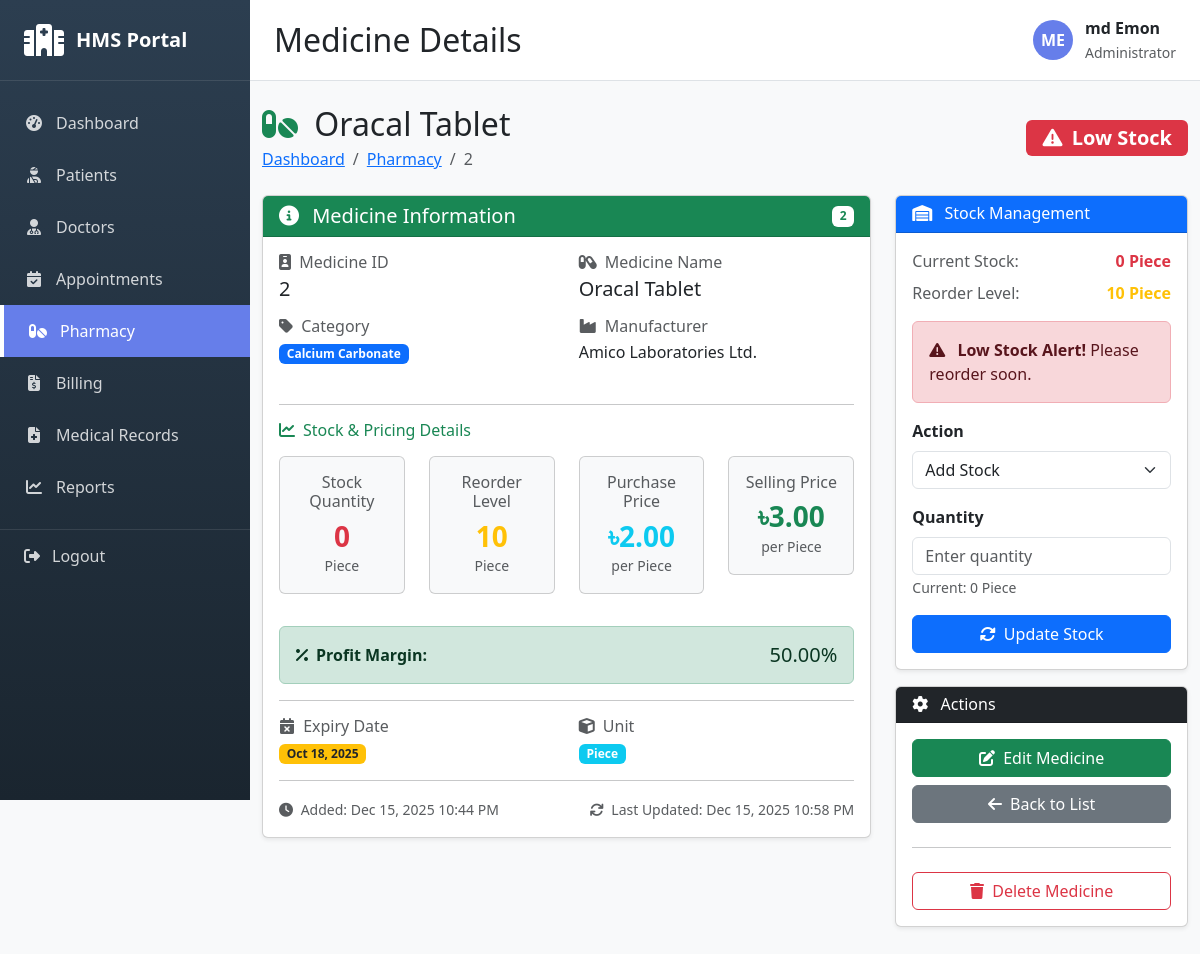
The page /pharmacy/2/ (signed in) on the database its author committed.
### pharmacy/models.py (models this page shows, shortened)
class Medicine(models.Model):
    UNIT_CHOICES = [
        ('Piece', 'Piece'),
        ('Box', 'Box'),
        ('Bottle', 'Bottle'),
        ('Strip', 'Strip'),
        ('Vial', 'Vial'),
        ('Tube', 'Tube'),
    ]
    medicine_id = models.CharField(max_length=50, unique=True)
    name = models.CharField(max_length=200)
    category = models.CharField(max_length=100)
    manufacturer = models.CharField(max_length=200)
    description = models.TextField(blank=True)
    stock_quantity = models.IntegerField(default=0)
    unit = models.CharField(max_length=50, choices=UNIT_CHOICES)
    expiry_date = models.DateField()
    purchase_price = models.DecimalField(max_digits=10, decimal_places=2)
    selling_price = models.DecimalField(max_digits=10, decimal_places=2)
    reorder_level = models.IntegerField(default=10)
    created_at = models.DateTimeField(auto_now_add=True)
    updated_at = models.DateTimeField(auto_now=True)
    @property
    def is_low_stock(self):
        return self.stock_quantity <= self.reorder_level
    @property
    def profit_margin(self):
        if self.purchase_price > 0:
            return ((self.selling_price - self.purchase_price) / self.purchase_price) * 100
        return 0
    class Meta:
        ordering = ['-created_at']

### pharmacy/views.py (the view)
# urls.py: path('<int:pk>/', views.medicine_detail, name='medicine_detail'),
@login_required
def medicine_detail(request, pk):
    medicine = get_object_or_404(Medicine, pk=pk)
    return render(request, 'pharmacy/medicine_detail.html', {'medicine': medicine})

### templates/pharmacy/medicine_detail.html (shortened to what this page needs)
{% extends 'base.html' %}
{% block page_title %}Medicine Details{% endblock %}
{% block content %}
<div class="container-fluid py-4">
    <div class="d-flex justify-content-between align-items-center mb-4">
        <div>
            <h2 class="mb-1">
                <i class="fas fa-pills text-success me-2"></i>
                {{ medicine.name }}
            </h2>
            <nav aria-label="breadcrumb">
                <ol class="breadcrumb mb-0">
                    <li class="breadcrumb-item"><a href="{% url 'dashboard' %}">Dashboard</a></li>
                    <li class="breadcrumb-item"><a href="{% url 'pharmacy:medicine_list' %}">Pharmacy</a></li>
                    <li class="breadcrumb-item active">{{ medicine.medicine_id }}</li>
                </ol>
            </nav>
        </div>
        <div>
            {% if medicine.is_low_stock %}
            <span class="badge bg-danger fs-5 px-3 py-2">
                <i class="fas fa-exclamation-triangle me-1"></i> Low Stock
            </span>
            {% else %}
            <span class="badge bg-success fs-5 px-3 py-2">
                <i class="fas fa-check-circle me-1"></i> In Stock
            </span>
            {% endif %}
        </div>
    </div>
    <div class="row">
        <div class="col-lg-8 mb-4">
            <div class="card shadow-sm">
                <div class="card-header bg-success text-white d-flex justify-content-between align-items-center">
                    <h5 class="mb-0">
                        <i class="fas fa-info-circle me-2"></i>
                        Medicine Information
                    </h5>
                    <span class="badge bg-white text-success">{{ medicine.medicine_id }}</span>
                </div>
                <div class="card-body">
                    <div class="row mb-4">
                        <div class="col-md-6 mb-3">
                            <h6 class="text-muted mb-1">
                                <i class="fas fa-id-badge me-1"></i> Medicine ID
                            </h6>
                            <p class="h5 mb-0">{{ medicine.medicine_id }}</p>
                        </div>
                        <div class="col-md-6 mb-3">
                            <h6 class="text-muted mb-1">
                                <i class="fas fa-capsules me-1"></i> Medicine Name
                            </h6>
                            <p class="h5 mb-0">{{ medicine.name }}</p>
                        </div>
                        <div class="col-md-6 mb-3">
                            <h6 class="text-muted mb-1">
                                <i class="fas fa-tag me-1"></i> Category
                            </h6>
                            <p class="mb-0"><span class="badge bg-primary">{{ medicine.category }}</span></p>
                        </div>
                        <div class="col-md-6 mb-3">
                            <h6 class="text-muted mb-1">
                                <i class="fas fa-industry me-1"></i> Manufacturer
                            </h6>
                            <p class="mb-0">{{ medicine.manufacturer }}</p>
                        </div>
                    </div>
                    <hr>
                    <h6 class="text-success mb-3">
                        <i class="fas fa-chart-line me-2"></i>Stock & Pricing Details
                    </h6>
                    <div class="row mb-3">
                        <div class="col-md-3 mb-3">
                            <div class="card bg-light">
                                <div class="card-body text-center">
                                    <h6 class="text-muted mb-2">Stock Quantity</h6>
                                    <h3 class="mb-0 {% if medicine.is_low_stock %}text-danger{% else %}text-success{% endif %}">
                                        {{ medicine.stock_quantity }}
                                    </h3>
                                    <small class="text-muted">{{ medicine.unit }}</small>
                                </div>
                            </div>
                        </div>
                        <div class="col-md-3 mb-3">
                            <div class="card bg-light">
                                <div class="card-body text-center">
                                    <h6 class="text-muted mb-2">Reorder Level</h6>
                                    <h3 class="mb-0 text-warning">{{ medicine.reorder_level }}</h3>
                                    <small class="text-muted">{{ medicine.unit }}</small>
                                </div>
                            </div>
                        </div>
                        <div class="col-md-3 mb-3">
                            <div class="card bg-light">
                                <div class="card-body text-center">
                                    <h6 class="text-muted mb-2">Purchase Price</h6>
                                    <h3 class="mb-0 text-info">৳{{ medicine.purchase_price }}</h3>
                                    <small class="text-muted">per {{ medicine.unit }}</small>
                                </div>
                            </div>
                        </div>
                        <div class="col-md-3 mb-3">
                            <div class="card bg-light">
                                <div class="card-body text-center">
                                    <h6 class="text-muted mb-2">Selling Price</h6>
                                    <h3 class="mb-0 text-success">৳{{ medicine.selling_price }}</h3>
                                    <small class="text-muted">per {{ medicine.unit }}</small>
                                </div>
                            </div>
                        </div>
                    </div>
                    <div class="alert alert-success">
                        <div class="d-flex justify-content-between align-items-center">
                            <span><i class="fas fa-percentage me-2"></i><strong>Profit Margin:</strong></span>
                            <span class="h5 mb-0">{{ medicine.profit_margin|floatformat:2 }}%</span>
                        </div>
                    </div>
                    <hr>
                    <div class="row mb-3">
                        <div class="col-md-6">
                            <h6 class="text-muted mb-1">
                                <i class="fas fa-calendar-times me-1"></i> Expiry Date
                            </h6>
                            <p class="mb-0">
                                <span class="badge bg-warning text-dark">
                                    {{ medicine.expiry_date|date:"M d, Y" }}
                                </span>
                            </p>
                        </div>
                        <div class="col-md-6">
                            <h6 class="text-muted mb-1">
                                <i class="fas fa-cube me-1"></i> Unit
                            </h6>
                            <p class="mb-0"><span class="badge bg-info">{{ medicine.unit }}</span></p>
                        </div>
                    </div>
                    <hr>
                    <div class="row">
                        <div class="col-md-6">
                            <small class="text-muted">
                                <i class="fas fa-clock me-1"></i>
                                Added: {{ medicine.created_at|date:"M d, Y h:i A" }}
                            </small>
                        </div>
                        <div class="col-md-6 text-end">
                            <small class="text-muted">
                                <i class="fas fa-sync me-1"></i>
                                Last Updated: {{ medicine.updated_at|date:"M d, Y h:i A" }}
                            </small>
                        </div>
                    </div>
                </div>
            </div>
        </div>
        <div class="col-lg-4 mb-4">
            <div class="card shadow-sm mb-3">
                <div class="card-header bg-primary text-white">
                    <h6 class="mb-0">
                        <i class="fas fa-warehouse me-2"></i>
                        Stock Management
                    </h6>
                </div>
                <div class="card-body">
                    <div class="mb-3">
                        <div class="d-flex justify-content-between mb-2">
                            <span class="text-muted">Current Stock:</span>
                            <strong class="{% if medicine.is_low_stock %}text-danger{% else %}text-success{% endif %}">
                                {{ medicine.stock_quantity }} {{ medicine.unit }}
                            </strong>
                        </div>
                        <div class="d-flex justify-content-between mb-2">
                            <span class="text-muted">Reorder Level:</span>
                            <strong class="text-warning">{{ medicine.reorder_level }} {{ medicine.unit }}</strong>
                        </div>
                    </div>
                    {% if medicine.is_low_stock %}
                    <div class="alert alert-danger mb-3">
                        <i class="fas fa-exclamation-triangle me-2"></i>
                        <strong>Low Stock Alert!</strong> Please reorder soon.
                    </div>
                    {% endif %}
                    <form method="post" action="{% url 'pharmacy:update_stock' medicine.pk %}" id="stockUpdateForm">
                        <div class="mb-3">
                            <label class="form-label fw-bold">Action</label>
                            <select name="action" class="form-select" required>
                                <option value="add">Add Stock</option>
                            </select>
                        </div>
                        <div class="mb-3">
                            <label class="form-label fw-bold">Quantity</label>
                            <input type="number"
                                   name="quantity"
                                   class="form-control"
                                   min="1"
                                   placeholder="Enter quantity"
                                   required>
                            <small class="text-muted">Current: {{ medicine.stock_quantity }} {{ medicine.unit }}</small>
                        </div>
                        <button type="submit" class="btn btn-primary w-100">
                            <i class="fas fa-sync-alt me-1"></i> Update Stock
                        </button>
                    </form>
                </div>
            </div>
            <div class="card shadow-sm">
                <div class="card-header bg-dark text-white">
                    <h6 class="mb-0">
                        <i class="fas fa-cog me-2"></i>
                        Actions
                    </h6>
                </div>
                <div class="card-body">
                    <div class="d-grid gap-2">
                        <a href="{% url 'pharmacy:medicine_update' medicine.pk %}" class="btn btn-success">
                            <i class="fas fa-edit me-1"></i> Edit Medicine
                        </a>
                        <a href="{% url 'pharmacy:medicine_list' %}" class="btn btn-secondary">
                            <i class="fas fa-arrow-left me-1"></i> Back to List
                        </a>
                        <hr>
                        <button onclick="deleteMedicine()" class="btn btn-outline-danger">
                            <i class="fas fa-trash me-1"></i> Delete Medicine
                        </button>
                    </div>
                </div>
            </div>
        </div>
    </div>
</div>
{% endblock %}

### templates/base.html (shortened to what this page needs)
<!DOCTYPE html>
<html lang="en">
<head>
    <link href="https://cdnjs.cloudflare.com/ajax/libs/bootstrap/5.3.2/css/bootstrap.min.css" rel="stylesheet">
    <link href="https://cdnjs.cloudflare.com/ajax/libs/font-awesome/6.4.0/css/all.min.css" rel="stylesheet">
</head>
<body>
    <div class="sidebar">
        <div class="sidebar-brand">
            <i class="fas fa-hospital"></i>
            <h4>HMS Portal</h4>
        </div>
        <div class="sidebar-menu">
            <a href="{% url 'dashboard' %}" class="{% if request.path == '/' %}active{% endif %}">
                <i class="fas fa-tachometer-alt"></i>
                <span>Dashboard</span>
            </a>
            <a href="{% url 'patients:patient_list' %}" class="{% if 'patients' in request.path %}active{% endif %}">
                <i class="fas fa-user-injured"></i>
                <span>Patients</span>
            </a>
            <a href="{% url 'doctors:doctor_list' %}" class="{% if 'doctors' in request.path %}active{% endif %}">
                <i class="fas fa-user-md"></i>
                <span>Doctors</span>
            </a>
            <a href="{% url 'appointments:appointment_list' %}" class="{% if 'appointments' in request.path %}active{% endif %}">
                <i class="fas fa-calendar-check"></i>
                <span>Appointments</span>
            </a>
            <a href="{% url 'pharmacy:medicine_list' %}" class="{% if 'pharmacy' in request.path %}active{% endif %}">
                <i class="fas fa-pills"></i>
                <span>Pharmacy</span>
            </a>
            <a href="{% url 'billing:bill_list' %}" class="{% if 'billing' in request.path %}active{% endif %}">
                <i class="fas fa-file-invoice-dollar"></i>
                <span>Billing</span>
            </a>
            <a href="{% url 'medical_records:medical_record_list' %}" class="{% if 'medical-records' in request.path %}active{% endif %}">
                <i class="fas fa-file-medical"></i>
                <span>Medical Records</span>
            </a>
            <a href="{% url 'reports:reports_home' %}" class="{% if 'reports' in request.path %}active{% endif %}">
                <i class="fas fa-chart-line"></i>
                <span>Reports</span>
            </a>
        </div>
        <a href="{% url 'accounts:logout' %}" class="logout-btn">
            <i class="fas fa-sign-out-alt"></i>
            <span>Logout</span>
        </a>
    </div>
    <div class="main-content">
        <div class="topbar d-flex justify-content-between align-items-center">
            <h2 class="mb-0">{% block page_title %}Dashboard{% endblock %}</h2>
            <div class="user-info">
                <div class="user-avatar">
                    {{ user.first_name.0|upper }}{{ user.last_name.0|upper }}
                </div>
                <div>
                    <div class="fw-bold">{{ user.get_full_name }}</div>
                    <small class="text-muted">Administrator</small>
                </div>
            </div>
        </div>
        <div class="content-wrapper">
            {% block content %}{% endblock %}
        </div>
    </div>
</body>
</html>

### rows shown on the page
Medicine: name "Oracal Tablet", medicine_id "2", category "Calcium Carbonate", manufacturer "Amico Laboratories Ltd.", stock_quantity "0", unit "Piece", reorder_level "10", purchase_price "2.00", selling_price "3.00", profit_margin "50.00", expiry_date "Oct 18, 2025", created_at "Dec 15, 2025 10:44 PM", updated_at "Dec 15, 2025 10:58 PM"

### other values the page prints
{{ user.first_name.0|upper }} "M"
{{ user.last_name.0|upper }} "E"
{{ user.get_full_name }} "md Emon"
